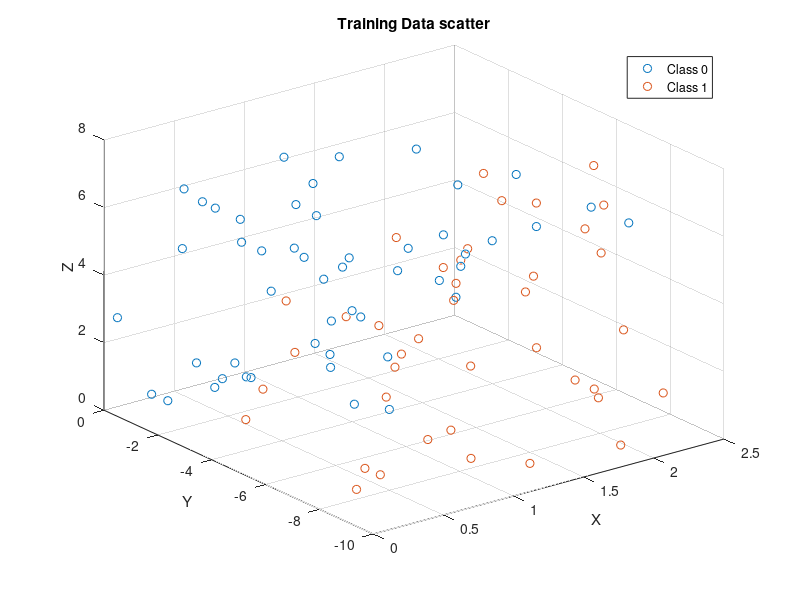
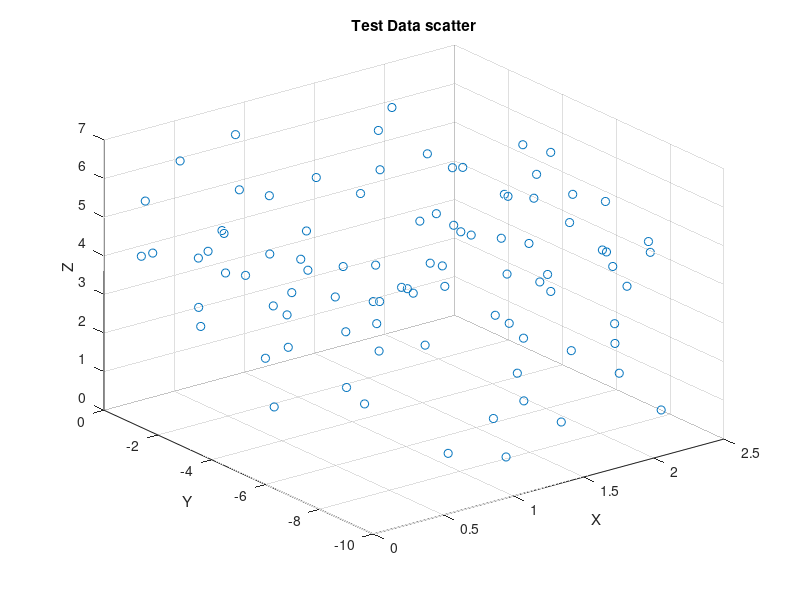

These charts were generated, in order, by the following MATLAB code: (Note: this script raises an error after producing the figures.)
%% Question2: Scattering Training and Test Data points
clc; close all;

load('Ex2.mat'); %Loading the data

%****************************Training Data:*****************************
class0_TrainData = TrainData(1:3, TrainData(4,:) == 0);
class1_TrainData = TrainData(1:3, TrainData(4,:) == 1);

figure;
scatter3(class0_TrainData(1,:), class0_TrainData(2,:), class0_TrainData(3,:));
hold on;
scatter3(class1_TrainData(1,:), class1_TrainData(2,:), class1_TrainData(3,:));

title("Training Data scatter");
xlabel("X"); ylabel("Y"); zlabel("Z");

legend("Class 0", "Class 1");
%**********************************************************************



%****************************Test Data:*****************************
figure;
scatter3(TestData(1,:), TestData(2,:), TestData(3,:));

title("Test Data scatter");
xlabel("X"); ylabel("Y"); zlabel("Z");
%**********************************************************************


%% Question2: a
clc;

n = size(TrainData, 2); %Total number of training and validation points
val_n = 0.2*n; %Number of validation points

valPoints_ind = sort(randperm(n, val_n)); %Validation points (random)

ValData = TrainData(:, valPoints_ind); %Validation data
LearnData = TrainData; LearnData(:, valPoints_ind) = []; %Training Data

%Seperating classes:
class0_ValData = ValData(1:3, ValData(4,:) == 0); %[3*90]
class1_ValData = ValData(1:3, ValData(4,:) == 1); %[3*90]
class0_LearnData = LearnData(1:3, LearnData(4,:) == 0); %[3*90]
class1_LearnData = LearnData(1:3, LearnData(4,:) == 1); %[3*90]



hiddenSize = 10; %The maximum number of neurons in the hidden layer
trainsNum = 7; %The number of trainings for each hiddenSize


train_perf_arr = zeros(1, hiddenSize); %Array of MSE values for training data points
val_perf_arr = zeros(1, hiddenSize); %Array of MSE values for validation data points


for i = 1:hiddenSize

    %Creating the network:
    net = feedforwardnet(i);
    net.divideParam.trainRatio = 1;
    net.divideParam.testRatio = 0;
    net.divideParam.valRatio = 0;
 
    train_tmp_perf_arr = zeros(1, length(trainsNum)); %MSE values for each training (on training data points)
    val_tmp_perf_arr = zeros(1, length(trainsNum)); %MSE values for each training (on validation data points)

    tmp_pred_y_arr = zeros(trainsNum, n); %Predicted outputs for each training

    for j = 1:trainsNum
        trained_net = train(net, LearnData(1:3, :), LearnData(4,:)); %Training the network using training data points
        tmp_pred_y_arr(j, :) = round(trained_net([LearnData(1:3, :),ValData(1:3, :)])); %Predicting the outputs using the network

        %Seperating the output of Learning points and Validation points:
        learn_tmp_pred_y_arr = tmp_pred_y_arr(j, 1:(end-val_n));
        val_tmp_pred_y_arr = tmp_pred_y_arr(j, (end-val_n+1):end);

        %Computing MSE on Training and Validation data points:
        train_tmp_perf_arr(j) = perform(trained_net, learn_tmp_pred_y_arr, LearnData(4,:));
        val_tmp_perf_arr(j) = perform(trained_net, val_tmp_pred_y_arr, ValData(4,:));
    end


    %Averaging MSE over different trainings:
    val_perf_arr(i) = mean(val_tmp_perf_arr);
    train_perf_arr(i) = mean(train_tmp_perf_arr);

end


% %Plotting MSE for training and validation data points for different numbers of hidden neurons:
figure;

subplot(211);
plot(1:hiddenSize, train_perf_arr);
title("MSE for Training Data");
xlabel("Size of the Hidden Layer"); ylabel("Average MSE over " + trainsNum + " trainings");

subplot(212);
plot(1:hiddenSize, val_perf_arr);
title("MSE for Validation Data");
xlabel("Size of the Hidden Layer"); ylabel("Average MSE over " + trainsNum + " trainings");





%The best number of neurons = argmin(average MSE):
finalSize = find(val_perf_arr == min(val_perf_arr));

%Creating the final network:
net = feedforwardnet(finalSize);
net.divideParam.trainRatio = 1;
net.divideParam.testRatio = 0;
net.divideParam.valRatio = 0;

trained_net = train(net, LearnData(1:3, :), LearnData(4,:)); %Training the network using training data points

%Predicting the outputs using the network:
learn_pred_y = round(trained_net(LearnData(1:3, :))); 
val_pred_y = round(trained_net(ValData(1:3, :)));
test_pred_y = round(trained_net(TestData));

save("Testlabel_a.mat", "test_pred_y");

%Computing MSE on data points:
train_perf = perform(trained_net, learn_pred_y, LearnData(4,:))
val_perf = perform(trained_net, val_pred_y, ValData(4,:))



%*****************Classification Scatters************************

figure('Name', "Training Data Classification");
subplot(211);
scatter3(class0_LearnData(1,:), class0_LearnData(2,:), class0_LearnData(3,:));
hold on;
scatter3(class1_LearnData(1,:), class1_LearnData(2,:), class1_LearnData(3,:));
title("Training Data Labels");
xlabel("X"); ylabel("Y"); zlabel("Z");
legend("Class 0", "Class 1");

subplot(212);
scatter3(LearnData(1, learn_pred_y==0), LearnData(2, learn_pred_y==0), LearnData(3, learn_pred_y==0));
hold on;
scatter3(LearnData(1, learn_pred_y==1), LearnData(2, learn_pred_y==1), LearnData(3, learn_pred_y==1));
title("Training Data Predicted Labels");
xlabel("X"); ylabel("Y"); zlabel("Z");
legend("Class 0", "Class 1");




figure('Name', "Validation Data Classification");
subplot(211);
scatter3(class0_ValData(1,:), class0_ValData(2,:), class0_ValData(3,:));
hold on;
scatter3(class1_ValData(1,:), class1_ValData(2,:), class1_ValData(3,:));
title("Validation Data Labels");
xlabel("X"); ylabel("Y"); zlabel("Z");
legend("Class 0", "Class 1");

subplot(212);
scatter3(ValData(1, val_pred_y==0), ValData(2, val_pred_y==0), ValData(3, val_pred_y==0));
hold on;
scatter3(ValData(1, val_pred_y==1), ValData(2, val_pred_y==1), ValData(3, val_pred_y==1));
title("Validation Data Predicted Labels");
xlabel("X"); ylabel("Y"); zlabel("Z");
legend("Class 0", "Class 1");




figure('Name', "Test Data Classification");
scatter3(TestData(1, test_pred_y==0), TestData(2, test_pred_y==0), TestData(3, test_pred_y==0));
hold on;
scatter3(TestData(1, test_pred_y==1), TestData(2, test_pred_y==1), TestData(3, test_pred_y==1));
title("Test Data Predicted Labels");
xlabel("X"); ylabel("Y"); zlabel("Z");
legend("Class 0", "Class 1");
%********************************************************************






%% Question2: b
clc;

n = size(TrainData, 2); %Total number of training and validation points
val_n = 0.2*n; %Number of validation points

valPoints_ind = sort(randperm(n, val_n)); %Validation points (random)

ValData = TrainData(:, valPoints_ind); %Validation data
LearnData = TrainData; LearnData(:, valPoints_ind) = []; %Training Data

%Seperating classes:
class0_ValData = ValData(1:3, ValData(4,:) == 0); %[3*90]
class1_ValData = ValData(1:3, ValData(4,:) == 1); %[3*90]
class0_LearnData = LearnData(1:3, LearnData(4,:) == 0); %[3*90]
class1_LearnData = LearnData(1:3, LearnData(4,:) == 1); %[3*90]



hiddenSize = 10; %The maximum number of neurons in the hidden layer
trainsNum = 7; %The number of trainings for each hiddenSize


train_perf_arr = zeros(2, hiddenSize); %Array of MSE values for training data points
val_perf_arr = zeros(2, hiddenSize); %Array of MSE values for validation data points

train_labels = [LearnData(4,:) == 0; LearnData(4,:) == 1];
val_labels = [ValData(4,:) == 0; ValData(4,:) == 1];

for i = 1:hiddenSize

    %Creating the network:
    net = feedforwardnet(i);
    net.divideParam.trainRatio = 1;
    net.divideParam.testRatio = 0;
    net.divideParam.valRatio = 0;
 
    train_tmp_perf_arr = zeros(2, length(trainsNum)); %MSE values for each training (on training data points)
    val_tmp_perf_arr = zeros(2, length(trainsNum)); %MSE values for each training (on validation data points)

    tmp_pred_y_arr = zeros(trainsNum, 2, n); %Predicted outputs for each training

    for j = 1:trainsNum
        trained_net = train(net, LearnData(1:3, :), train_labels); %Training the network using training data points
        tmp_pred_y_arr(j, :, :) = trained_net([LearnData(1:3, :),ValData(1:3, :)]); %Predicting the outputs using the network

        %Seperating the output of Learning points and Validation points:
        learn_tmp_pred_y_arr = squeeze(tmp_pred_y_arr(j, :, 1:(end-val_n)));
        val_tmp_pred_y_arr = squeeze(tmp_pred_y_arr(j, :, (end-val_n+1):end));

        %Computing MSE on validation data points:
        train_tmp_perf_arr(:,j) = perform(trained_net, learn_tmp_pred_y_arr, train_labels);
        val_tmp_perf_arr(:,j) = perform(trained_net, val_tmp_pred_y_arr, val_labels);
    end


    %Averaging MSE over different trainings:
    val_perf_arr(:,i) = mean(val_tmp_perf_arr,2);
    train_perf_arr(:,i) = mean(train_tmp_perf_arr,2);

end


%Plotting MSE for training and validation data points for different numbers of hidden neurons:
figure;

subplot(211);
plot(1:hiddenSize, train_perf_arr(1,:), 'Linewidth', 1);
hold on;
plot(1:hiddenSize, train_perf_arr(2,:), 'Linewidth', 1);
title("MSE for Training Data");
xlabel("Size of the Hidden Layer"); ylabel("Average MSE over " + trainsNum + " trainings");
legend('Output 1', 'Output 2');

subplot(212);
plot(1:hiddenSize, val_perf_arr(1,:), 'Linewidth', 1);
hold on;
plot(1:hiddenSize, val_perf_arr(2,:), 'Linewidth', 1);
title("MSE for Validation Data");
xlabel("Size of the Hidden Layer"); ylabel("Average MSE over " + trainsNum + " trainings");
legend('Output 1', 'Output 2');





%The best number of neurons = argmin(average MSE):
finalSize = find(mean(val_perf_arr,1) == min(mean(val_perf_arr,1)));

%Creating the final network:
net = feedforwardnet(finalSize);
net.divideParam.trainRatio = 1;
net.divideParam.testRatio = 0;
net.divideParam.valRatio = 0;

trained_net = train(net, LearnData(1:3, :), train_labels); %Training the network using training data points

%Predicting the outputs using the network:
learn_pred_y = trained_net(LearnData(1:3, :)); 
val_pred_y = trained_net(ValData(1:3, :));
test_pred_y = trained_net(TestData);
save("Testlabel_b.mat","test_pred_y");

%Computing MSE on training and validation data points:
train_perf = perform(trained_net, learn_pred_y, LearnData(4,:))
val_perf = perform(trained_net, val_pred_y, ValData(4,:))


%*****************Classification Scatters************************
figure('Name', "Training Data Classification");
subplot(211);
scatter3(class0_LearnData(1,:), class0_LearnData(2,:), class0_LearnData(3,:));
hold on;
scatter3(class1_LearnData(1,:), class1_LearnData(2,:), class1_LearnData(3,:));
title("Training Data Labels");
xlabel("X"); ylabel("Y"); zlabel("Z");
legend("Class 0", "Class 1");

subplot(212);
class0_ind = find(learn_pred_y(1,:) >= learn_pred_y(2,:));
class1_ind = find(learn_pred_y(1,:) < learn_pred_y(2,:));

scatter3(LearnData(1, class0_ind), LearnData(2, class0_ind), LearnData(3, class0_ind));
hold on;
scatter3(LearnData(1, class1_ind), LearnData(2, class1_ind), LearnData(3, class1_ind));
title("Training Data Predicted Labels");
xlabel("X"); ylabel("Y"); zlabel("Z");
legend("Class 0", "Class 1");



figure('Name', "Validation Data Classification");
subplot(211);
scatter3(class0_ValData(1,:), class0_ValData(2,:), class0_ValData(3,:));
hold on;
scatter3(class1_ValData(1,:), class1_ValData(2,:), class1_ValData(3,:));
title("Validation Data Labels");
xlabel("X"); ylabel("Y"); zlabel("Z");
legend("Class 0", "Class 1");

subplot(212);
class0_ind = find(val_pred_y(1,:) >= val_pred_y(2,:));
class1_ind = find(val_pred_y(1,:) < val_pred_y(2,:));

scatter3(ValData(1, class0_ind), ValData(2, class0_ind), ValData(3, class0_ind));
hold on;
scatter3(ValData(1, class1_ind), ValData(2, class1_ind), ValData(3, class1_ind));
title("Validation Data Predicted Labels");
xlabel("X"); ylabel("Y"); zlabel("Z");
legend("Class 0", "Class 1");




figure('Name', "Test Data Classification");
class0_ind = find(test_pred_y(1,:) >= test_pred_y(2,:));
class1_ind = find(test_pred_y(1,:) < test_pred_y(2,:));

scatter3(TestData(1, class0_ind), TestData(2, class0_ind), TestData(3, class0_ind));
hold on;
scatter3(TestData(1, class1_ind), TestData(2, class1_ind), TestData(3, class1_ind));
title("Test Data Predicted Labels");
xlabel("X"); ylabel("Y"); zlabel("Z");
legend("Class 0", "Class 1");
%*************************************************************************







